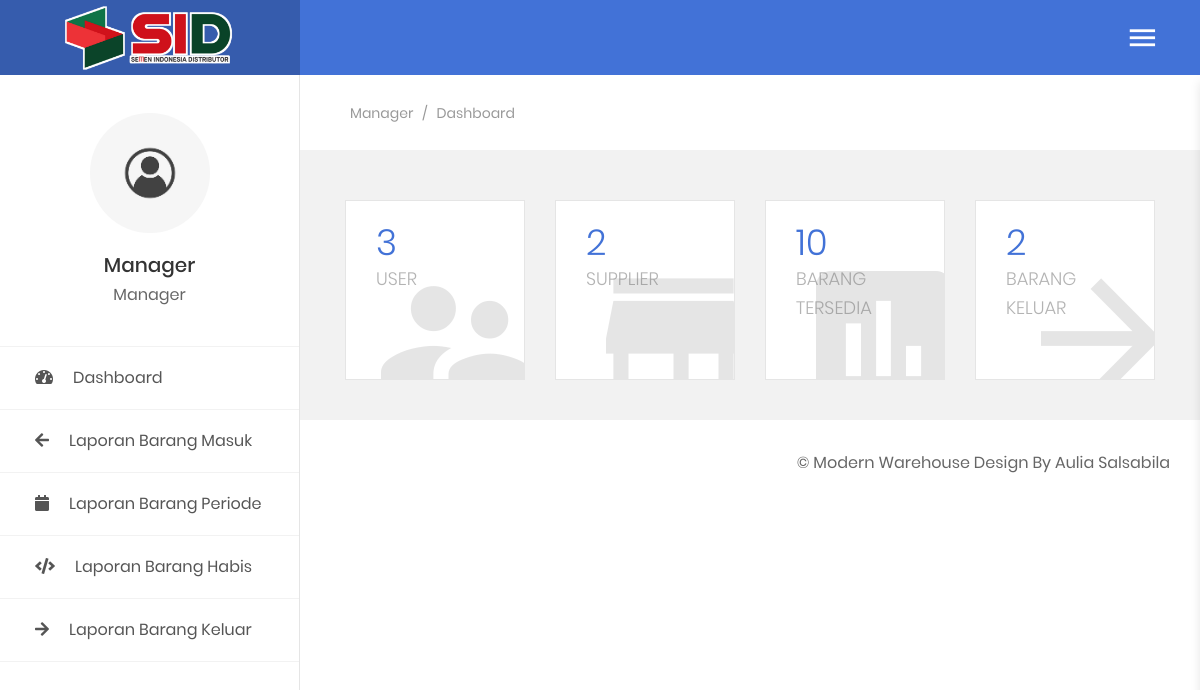
The app's page /public/manager-panel.php (signed in) with its own data.
### tables this page shows
CREATE TABLE `table_user` (
  `kd_user` varchar(7) NOT NULL,
  `nama_user` varchar(20) NOT NULL,
  `username` varchar(25) NOT NULL,
  `password` varchar(25) NOT NULL,
  `foto_user` varchar(50) NOT NULL,
  `level` varchar(25) NOT NULL
);

### functions/sessions.php (called while the page is built, shortened)
<?php
$function = new lsp();
$auth = $function->AuthUser($_SESSION['username']);

### functions/functions.php (called while the page is built, shortened)
<?php
class lsp
{
    public function selectCount($table, $namaField)
    {
        global $con;
        $sql = "SELECT COUNT($namaField) as count FROM $table";
        $query = mysqli_query($con, $sql);
        return $data = mysqli_fetch_assoc($query);
    }
    public function AuthUser($sessionUser)
    {
        global $con;
        $sql = "SELECT * FROM table_user WHERE username = '$sessionUser'";
        $query = mysqli_query($con, $sql);
        $bigData = mysqli_fetch_assoc($query);
        return $bigData;
    }
    public function getCountRows($table)
    {
        global $con;
        $sql   = "SELECT * FROM $table";
        $query = mysqli_query($con, $sql);
        $rows  = mysqli_num_rows($query);
        return $rows;
    }
}

### public/includes/manager/dashboard.php (the view, shortened to what this page needs)
<?php
$admin = new lsp();
$supplier   = $admin->getCountRows("table_supplier");
$user       = $admin->selectCount("table_user", "kd_user");
$barang     = $admin->selectCount("table_barang", "kd_barang");
$transaksi  = $admin->selectCount("table_transaksi", "jumlah_beli");
?>
<section class="au-breadcrumb m-t-75">
    <div class="section__content section__content--p30">
        <div class="container-fluid">
            <div class="row">
                <div class="col-md-12">
                    <div class="au-breadcrumb-content">
                        <div class="au-breadcrumb-left">
                            <ul class="list-unstyled list-inline au-breadcrumb__list">
                                <li class="list-inline-item active">
                                    <a href="#"><?= $auth['level']; ?></a>
                                </li>
                                <li class="list-inline-item seprate">
                                    <span>/</span>
                                </li>
                                <li class="list-inline-item">Dashboard</li>
                            </ul>
                        </div>
                    </div>
                </div>
            </div>
        </div>
    </div>
</section>
<section class="statistic">
    <div class="section__content section__content--p30">
        <div class="container-fluid">
            <div class="row">
                <div class="col-md-6 col-lg-3">
                    <div class="statistic__item">
                        <h2 class="number"><?= $user['count']; ?></h2>
                        <span class="desc">User</span>
                        <div class="icon">
                            <i class="zmdi zmdi-accounts-alt"></i>
                        </div>
                    </div>
                </div>
                <div class="col-md-6 col-lg-3">
                    <div class="statistic__item">
                        <h2 class="number"><?= $supplier; ?></h2>
                        <span class="desc">Supplier</span>
                        <div class="icon">
                            <i class="zmdi zmdi-store"></i>
                        </div>
                    </div>
                </div>
                <div class="col-md-6 col-lg-3">
                    <div class="statistic__item">
                        <h2 class="number"><?= $barang['count'] ?></h2>
                        <span class="desc">Barang Tersedia</span>
                        <div class="icon">
                            <i class="zmdi zmdi-chart"></i>
                        </div>
                    </div>
                </div>
                <div class="col-md-6 col-lg-3">
                    <div class="statistic__item">
                        <h2 class="number"><?= $transaksi['count']; ?></h2>
                        <span class="desc">Barang Keluar</span>
                        <div class="icon">
                            <i class="zmdi zmdi-arrow-right"></i>
                        </div>
                    </div>
                </div>
            </div>
        </div>
    </div>
</section>

### public/templates/sidebar.php
<aside class="menu-sidebar2">
    <div class="logo">
        <a href="?page">
            <img src="assets/img/icon/logo.png" alt="logo" />
        </a>
    </div>
    <div class="menu-sidebar2__content js-scrollbar1">
        <div class="account2">
            <div class="image img-cir img-120">
                <img src="img/<?= $auth['foto_user'] ?>" alt="user-image" class="image-sid" />
            </div>
            <h4 class="name"><?= $auth['nama_user']; ?></h4>
            <span><?= $auth['level']; ?></span>
        </div>
        <nav class="navbar-sidebar2">
            <ul class="list-unstyled navbar__list">
                <li><a href="?page"><i class="fas fa-tachometer-alt"></i>Dashboard</a></li>
                <?php if ($_SESSION['level'] == "Admin") : ?>
                    <li><a href="?page=data-user"><i class="fas fa-users"></i>Kelola Data User</a></li>
                    <li><a href="?page=data-supplier"><i class="fas fa-list"></i>Kelola Data Supplier</a></li>
                    <li><a href="?page=data-lokasi"><i class="fas fa-barcode"></i>Kelola Data Lokasi</a></li>
                    <li><a href="?page=data-satuan"><i class="fas fa-barcode"></i>Kelola Data Satuan</a></li>
                    <li><a href="?page=data-barang-masuk"><i class="fas fa-arrow-left"></i>Kelola Barang Masuk</a></li>
                    <li><a href="?page=data-barang-keluar"><i class="fas fa-arrow-right"></i>Kelola Barang Keluar</a></li>i>
                <?php elseif ($_SESSION['level'] == "Checker") : ?>
                    <li><a href="?page=input-barang-masuk"><i class="fas fa-arrow-left"></i>Input Barang Masuk</a></li>
                    <li><a href="?page=input-barang-keluar"><i class="fas fa-arrow-right"></i>Input Barang Keluar</a></li>
                <?php elseif ($_SESSION['level'] == "Manager") : ?>
                    <li><a href="?page=data-barang-masuk"><i class="fas fa-arrow-left"></i>Laporan Barang Masuk</a></li>
                    <li><a href="?page=data-barang-periode"><i class="fas fa-calendar"></i>Laporan Barang Periode</a></li>
                    <li><a href="?page=data-barang-habis"><i class="fas fa-code"></i>Laporan Barang Habis</a></li>
                    <li><a href="?page=data-barang-keluar"><i class="fas fa-arrow-right"></i>Laporan Barang Keluar</a></li>
                <?php endif; ?>
            </ul>
        </nav>
    </div>
</aside>

### public/assets/css/style.css (style rules this page uses)
.image-sid { object-fit: cover; width: 100%; height: 100%; }

### records on screen
table_user: foto_user (picture), nama_user "Manager", level "Manager"

### other values on screen
$user['count'] "3"
$supplier "2"
$barang['count'] "10"
$transaksi['count'] "2"
